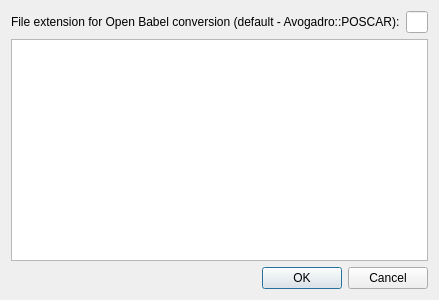
<?xml version="1.0" encoding="UTF-8"?>
<ui version="4.0">
 <class>Avogadro::QtPlugins::ImportCrystalDialog</class>
 <widget class="QDialog" name="Avogadro::QtPlugins::ImportCrystalDialog">
  <property name="geometry">
   <rect>
    <x>0</x>
    <y>0</y>
    <width>400</width>
    <height>300</height>
   </rect>
  </property>
  <property name="windowTitle">
   <string>Import Crystal</string>
  </property>
  <layout class="QGridLayout" name="gridLayout">
   <item row="0" column="0">
    <widget class="QLabel" name="label">
     <property name="text">
      <string>File extension for Open Babel conversion (default - Avogadro::POSCAR):</string>
     </property>
     <property name="buddy">
      <cstring>edit_extension</cstring>
     </property>
    </widget>
   </item>
   <item row="0" column="1">
    <widget class="QLineEdit" name="edit_extension"/>
   </item>
   <item row="2" column="0" colspan="2">
    <widget class="QDialogButtonBox" name="buttonBox">
     <property name="orientation">
      <enum>Qt::Horizontal</enum>
     </property>
     <property name="standardButtons">
      <set>QDialogButtonBox::Cancel|QDialogButtonBox::Ok</set>
     </property>
    </widget>
   </item>
   <item row="1" column="0" colspan="2">
    <widget class="QTextEdit" name="edit_text"/>
   </item>
  </layout>
 </widget>
 <resources/>
 <connections>
  <connection>
   <sender>buttonBox</sender>
   <signal>accepted()</signal>
   <receiver>Avogadro::QtPlugins::ImportCrystalDialog</receiver>
   <slot>accept()</slot>
   <hints>
    <hint type="sourcelabel">
     <x>248</x>
     <y>254</y>
    </hint>
    <hint type="destinationlabel">
     <x>157</x>
     <y>274</y>
    </hint>
   </hints>
  </connection>
  <connection>
   <sender>buttonBox</sender>
   <signal>rejected()</signal>
   <receiver>Avogadro::QtPlugins::ImportCrystalDialog</receiver>
   <slot>reject()</slot>
   <hints>
    <hint type="sourcelabel">
     <x>316</x>
     <y>260</y>
    </hint>
    <hint type="destinationlabel">
     <x>286</x>
     <y>274</y>
    </hint>
   </hints>
  </connection>
 </connections>
</ui>
